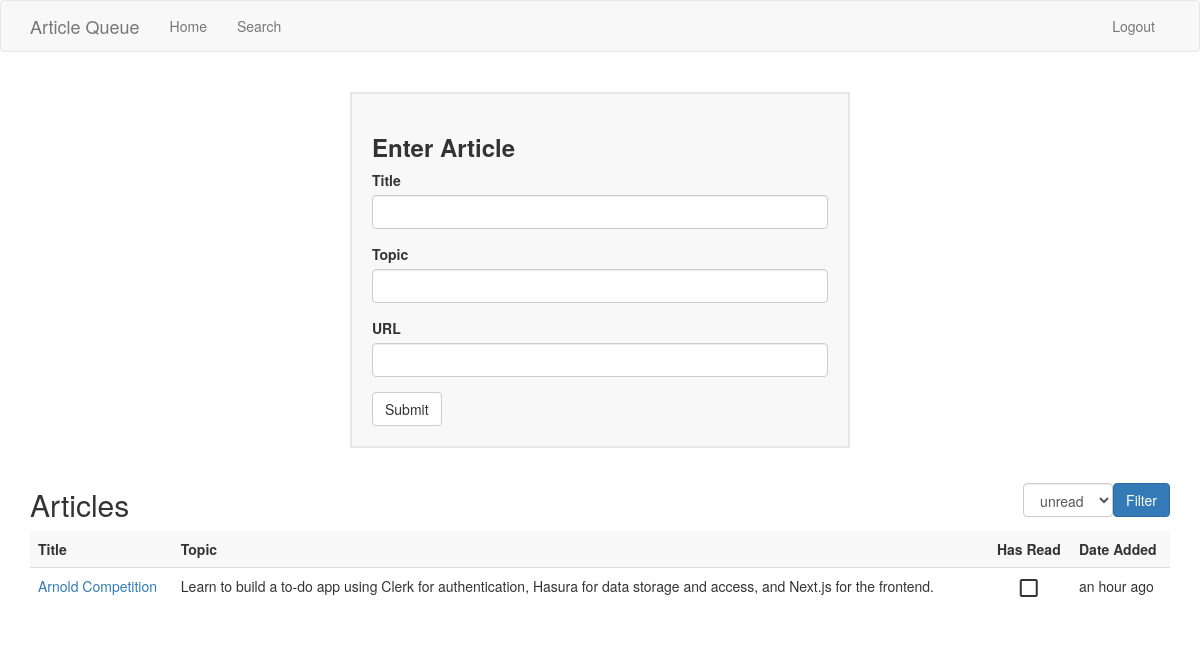
The app's page /index (signed in) with its own data.
### app/models.py (models this page shows, shortened)
class Article(db.Model):
    id = db.Column(db.Integer, primary_key=True)
    title = db.Column(db.String(120), index=True)
    topic = db.Column(db.String(140), index=True)
    url = db.Column(db.String(120))
    timestamp = db.Column(db.DateTime, index=True, default=datetime.utcnow)
    has_read = db.Column(db.Boolean, default=False)
    user_id = db.Column(db.Integer, db.ForeignKey('user.id'))

### app/routes.py (the view)
@app.route('/', methods=['GET', 'POST'])
@app.route('/index', methods=['GET', 'POST'])
@login_required
def index():
    form = ArticleForm()
    filter = request.args.get('filter')
    articles = current_user.articles.order_by(Article.timestamp.desc()).all()
    if filter == 'read':
      article_query = current_user.articles.order_by(Article.timestamp.desc()).filter_by(has_read=True)
      articles = [ article for article in article_query ]
    elif filter == 'unread':
      article_query = current_user.articles.order_by(Article.timestamp.desc()).filter_by(has_read=False)
      articles = [ article for article in article_query ]
    if form.validate_on_submit():
      article = Article(title=form.title.data, topic=form.topic.data, url=form.url.data, author=current_user)
      db.session.add(article)
      db.session.commit()
      flash('You added a new article')
      return redirect(url_for('index'))
    return  render_template('index.html', form=form, articles=articles, filter=filter)

### app/forms.py
class ArticleForm(FlaskForm):
    title = StringField('Title', validators=[DataRequired()])
    topic = StringField('Topic', validators=[DataRequired()])
    url = StringField('URL', validators=[DataRequired(), URL()])
    submit = SubmitField('Submit')

### app/models.py (called while the page is built)
@login.user_loader
def load_user(id):
    return User.query.get(int(id))

### app/templates/index.html (shortened to what this page needs)
{% extends "base.html" %} {% import 'bootstrap/wtf.html' as wtf %} {% block
page_content %}
<div>
  <div
    class="card"
  >
    <h3 class="card-title">Enter Article</h5>
    {{ wtf.quick_form(form) }}
  </div>
  {% if articles %}
    <div style="margin-top: 20px;">
      <div class="table-title">
        <h2>Articles</h2>
        {% include 'subtemplates/filter_form.html' %}
      </div>
      <table class="table">
        <thead class="table-header">
          <tr>
            <td>Title</td>
            <td>Topic</td>
            <td class="has-read-column">Has Read</td>
            <td>Date Added</td>
          </tr>
        </thead>
        <tbody class="article-list-body">
          {% for article in articles %}
            {% include 'subtemplates/article.html' %}
          {% endfor %}
        </tbody>
      </table>
    </div>
  {% else %}
  <div class="table-title">
    <div></div>
    {% include 'subtemplates/filter_form.html' %}
  </div>
  {% endif %}
  {% endblock %}

### app/templates/subtemplates/article.html
{% block body %}
<tr class="article-row" id="{{ url_for( 'article', id=article.id ) }}">
  <td>
    <a href="{{ article.url }}" target="_blank">{{ article.title }}</a>
  </td>
  <td>{{ article.topic }}</td>
  <td class="has-read-column">
    {% if article.has_read %}
    <span class="material-icons"> check_box </span>
    {% else %}
    <span class="material-icons">check_box_outline_blank</span>
    {% endif %}
  </td>
  <td>{{ moment(article.timestamp).fromNow() }}</td>
</tr>
{% endblock %}

### app/static/css/main.css (style rules this page uses)
.card { width: 500px; background-color: #f8f8f8; border: #e7e7e7 2px solid; margin: 20px auto; padding: 20px; }
.card-title { font-weight: 600; }
.table-header { font-weight: bold; background-color: #f8f8f8; }
.has-read-column { text-align: center; }
.table-title { display: flex; justify-content: space-between; }

### records on screen
Article: title "Arnold Competition", topic "Learn to build a to-do app using Clerk for authentication, Hasura for data storage and access, and Next.js for the frontend.", has_read False (drawn), timestamp "an hour ago"
